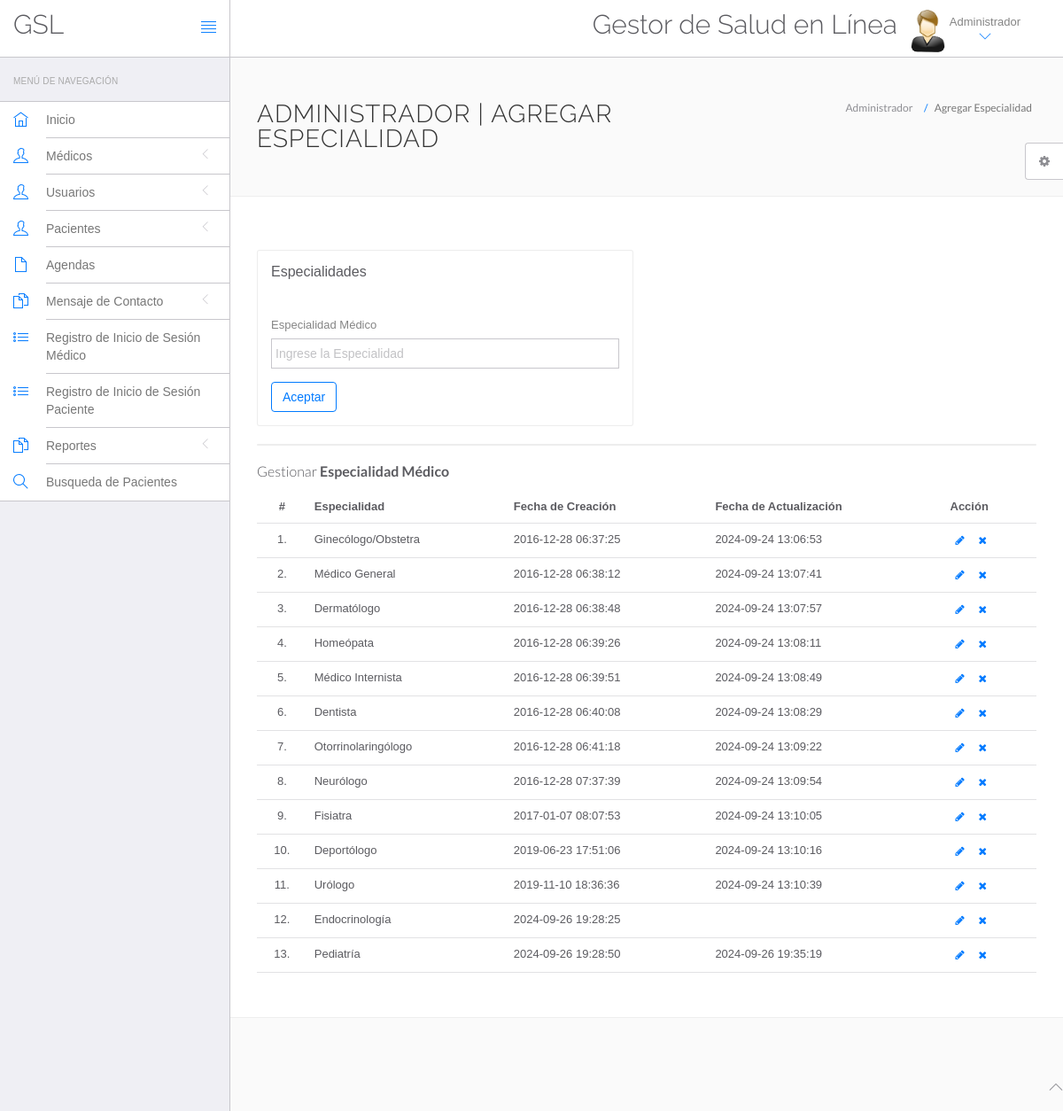
/hms/admin/doctor-specilization.php (signed in), run on the app's committed database.
### tables this page shows
CREATE TABLE `doctorspecilization` (
  `id` int(11) NOT NULL,
  `specilization` varchar(255) DEFAULT NULL,
  `creationDate` timestamp NULL DEFAULT current_timestamp(),
  `updationDate` timestamp NULL DEFAULT NULL ON UPDATE current_timestamp()
);

### hms/admin/doctor-specilization.php (the view, shortened to what this page needs)
<?php
include('include/config.php');
?>
<!DOCTYPE html>
<html lang="en">
<head>
    <link rel="stylesheet" href="vendor/bootstrap/css/bootstrap.min.css">
    <link rel="stylesheet" href="vendor/fontawesome/css/font-awesome.min.css">
    <link rel="stylesheet" href="vendor/themify-icons/themify-icons.min.css">
    <link href="vendor/animate.css/animate.min.css" rel="stylesheet" media="screen">
    <link href="vendor/perfect-scrollbar/perfect-scrollbar.min.css" rel="stylesheet" media="screen">
    <link href="vendor/switchery/switchery.min.css" rel="stylesheet" media="screen">
    <link href="vendor/bootstrap-touchspin/jquery.bootstrap-touchspin.min.css" rel="stylesheet" media="screen">
    <link href="vendor/select2/select2.min.css" rel="stylesheet" media="screen">
    <link href="vendor/bootstrap-datepicker/bootstrap-datepicker3.standalone.min.css" rel="stylesheet" media="screen">
    <link href="vendor/bootstrap-timepicker/bootstrap-timepicker.min.css" rel="stylesheet" media="screen">
    <link rel="stylesheet" href="assets/css/styles.css">
    <link rel="stylesheet" href="assets/css/plugins.css">
    <link rel="stylesheet" href="assets/css/themes/theme-1.css" id="skin_color" />
</head>
<body>
    <div id="app">
        <?php include('include/sidebar.php');?>
        <div class="app-content">
            <?php include('include/header.php');?>
            <div class="main-content">
                <div class="wrap-content container" id="container">
                    <section id="page-title">
                        <div class="row">
                            <div class="col-sm-8">
                                <h1 class="mainTitle">Administrador | Agregar Especialidad</h1>
                            </div>
                            <ol class="breadcrumb">
                                <li>
                                    <span>Administrador</span>
                                </li>
                                <li class="active">
                                    <span>Agregar Especialidad</span>
                                </li>
                            </ol>
                        </div>
                    </section>
                    <div class="container-fluid container-fullw bg-white">
                        <div class="row">
                            <div class="col-md-12">
                                <div class="row margin-top-30">
                                    <div class="col-lg-6 col-md-12">
                                        <div class="panel panel-white">
                                            <div class="panel-heading">
                                                <h5 class="panel-title">Especialidades</h5>
                                            </div>
                                            <div class="panel-body">
                                                <form role="form" name="dcotorspcl" method="post">
                                                    <div class="form-group">
                                                        <label for="exampleInputEmail1">
                                                            Especialidad Médico
                                                        </label>
                                                        <input type="text" name="doctorspecilization"
                                                            class="form-control"
                                                            placeholder="Ingrese la Especialidad">
                                                    </div>
                                                    <button type="submit" name="submit" class="btn btn-o btn-primary">
                                                        Aceptar
                                                    </button>
                                                </form>
                                            </div>
                                        </div>
                                    </div>
                                </div>
                            </div>
                            <div class="col-lg-12 col-md-12">
                                <div class="panel panel-white">
                                </div>
                            </div>
                        </div>
                        <div class="row">
                            <div class="col-md-12">
                                <h5 class="over-title margin-bottom-15">Gestionar <span class="text-bold">Especialidad Médico</span></h5>
                                <table class="table table-hover" id="sample-table-1">
                                    <thead>
                                        <tr>
                                            <th class="center">#</th>
                                            <th>Especialidad</th>
                                            <th class="hidden-xs">Fecha de Creación</th>
                                            <th>Fecha de Actualización</th>
                                            <th>Acción</th>
                                        </tr>
                                    </thead>
                                    <tbody>
                                        <?php
$sql=mysqli_query($con,"select * from doctorSpecilization");
$cnt=1;
while($row=mysqli_fetch_array($sql))
{
?>
                                        <tr>
                                            <td class="center"><?php echo $cnt;?>.</td>
                                            <td class="hidden-xs"><?php echo $row['specilization'];?></td>
                                            <td><?php echo $row['creationDate'];?></td>
                                            <td><?php echo $row['updationDate'];?>
                                            </td>
                                            <td>
                                                <div class="visible-md visible-lg hidden-sm hidden-xs">
                                                    <a href="edit-doctor-specialization.php?id=<?php echo $row['id'];?>"
                                                        class="btn btn-transparent btn-xs" tooltip-placement="top"
                                                        tooltip="Edit"><i class="fa fa-pencil"></i></a>
                                                    <a href="doctor-specilization.php?id=<?php echo $row['id']?>&del=delete"
                                                        onClick="return confirm('Are you sure you want to delete?')"
                                                        class="btn btn-transparent btn-xs tooltips"
                                                        tooltip-placement="top" tooltip="Remove"><i
                                                            class="fa fa-times fa fa-white"></i></a>
                                                </div>
                                            </td>
                                        </tr>
                                        <?php
$cnt=$cnt+1;
											 }?>
                                    </tbody>
                                </table>
                            </div>
                        </div>
                    </div>
                </div>
            </div>
        </div>
    </div>
    <?php include('include/footer.php');?>
    <?php include('include/setting.php');?>
</body>
</html>

### hms/admin/assets/css/themes/theme-1.css (style rules this page uses)
body { background: #FAFAFA; }

### data on the page
doctorspecilization: specilization "Ginecólogo/Obstetra", creationDate "2016-12-28 06:37:25", updationDate "2024-09-24 13:06:53"
doctorspecilization: specilization "Médico General", creationDate "2016-12-28 06:38:12", updationDate "2024-09-24 13:07:41"
doctorspecilization: specilization "Dermatólogo", creationDate "2016-12-28 06:38:48", updationDate "2024-09-24 13:07:57"
doctorspecilization: specilization "Homeópata", creationDate "2016-12-28 06:39:26", updationDate "2024-09-24 13:08:11"
doctorspecilization: specilization "Médico Internista", creationDate "2016-12-28 06:39:51", updationDate "2024-09-24 13:08:49"
doctorspecilization: specilization "Dentista", creationDate "2016-12-28 06:40:08", updationDate "2024-09-24 13:08:29"
doctorspecilization: specilization "Otorrinolaringólogo", creationDate "2016-12-28 06:41:18", updationDate "2024-09-24 13:09:22"
doctorspecilization: specilization "Neurólogo", creationDate "2016-12-28 07:37:39", updationDate "2024-09-24 13:09:54"
doctorspecilization: specilization "Fisiatra", creationDate "2017-01-07 08:07:53", updationDate "2024-09-24 13:10:05"
doctorspecilization: specilization "Deportólogo", creationDate "2019-06-23 17:51:06", updationDate "2024-09-24 13:10:16"
doctorspecilization: specilization "Urólogo", creationDate "2019-11-10 18:36:36", updationDate "2024-09-24 13:10:39"
doctorspecilization: specilization "Endocrinología", creationDate "2024-09-26 19:28:25"
doctorspecilization: specilization "Pediatría", creationDate "2024-09-26 19:28:50", updationDate "2024-09-26 19:35:19"
